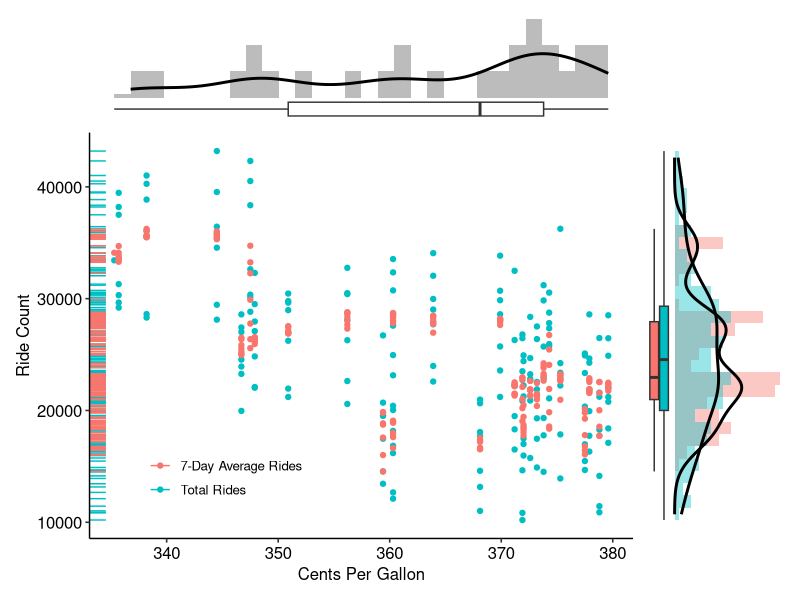

Here is the R script that generated this plot:
## ---- chunk 1
knitr::opts_chunk$set(echo = TRUE)

library(dplyr)
library(ggplot2)
library(ggpubr)

rides.to.gas <- readr::read_csv("./data/rides_to_gas.csv")
rides.to.gas.melted <- readr::read_csv("./data/rides_to_gas_melted.csv")
## ---- chunk 2
scatter <- ggplot(rides.to.gas.melted, aes(x=NYC, y=Rides, color = Metric)) + geom_point() + geom_rug(sides="l") + theme_pubr() + theme(legend.position = c(0.25, 0.15), legend.title = element_blank()) + labs(x = "Cents Per Gallon", y = "Ride Count")

marginal_distribution <- function(x, var, group, flip = F) {
  hist <- ggplot(x, aes_string(x = var, fill = group, group = group)) +
    geom_histogram(aes(y=..density..), bins = 30, alpha = 0.4, position = "identity") +
    geom_density(aes(fill = NULL), alpha = 0.4, size = 1) +
    guides(fill = 'none') + # theme(legend.position = "none")
    theme_void() +
    {if (flip) coord_flip()}
  box <- ggplot(x, aes_string(x = var, fill = group)) +
    geom_boxplot(outlier.shape=21, outlier.alpha=0.3)+
    guides(fill = 'none') +
    ggplot2::theme_void() +
    {if (flip) coord_flip()}
  {if (flip) cowplot::plot_grid(box, hist, ncol = 2, rel_widths = c(0.15, 0.85), align = 'h', axis = 'tb') else cowplot::plot_grid(hist, box, ncol = 1, rel_heights = c(0.85, 0.15), align = 'v', axis = 'lr')}
}

gas <- marginal_distribution(rides.to.gas.melted, "NYC", "NULL")
rides <- marginal_distribution(rides.to.gas.melted, "Rides", "Metric", flip = T)

gas + patchwork::plot_spacer() + scatter + rides + 
  patchwork::plot_layout(ncol = 2, nrow = 2, widths = c(4, 1), heights = c(1, 4))

# cowplot::plot_grid(gas, NULL, scatter, rides, ncol = 2, axis = 'hv', align = "hv", rel_widths = c(2, 1), rel_heights = c(1, 2))
